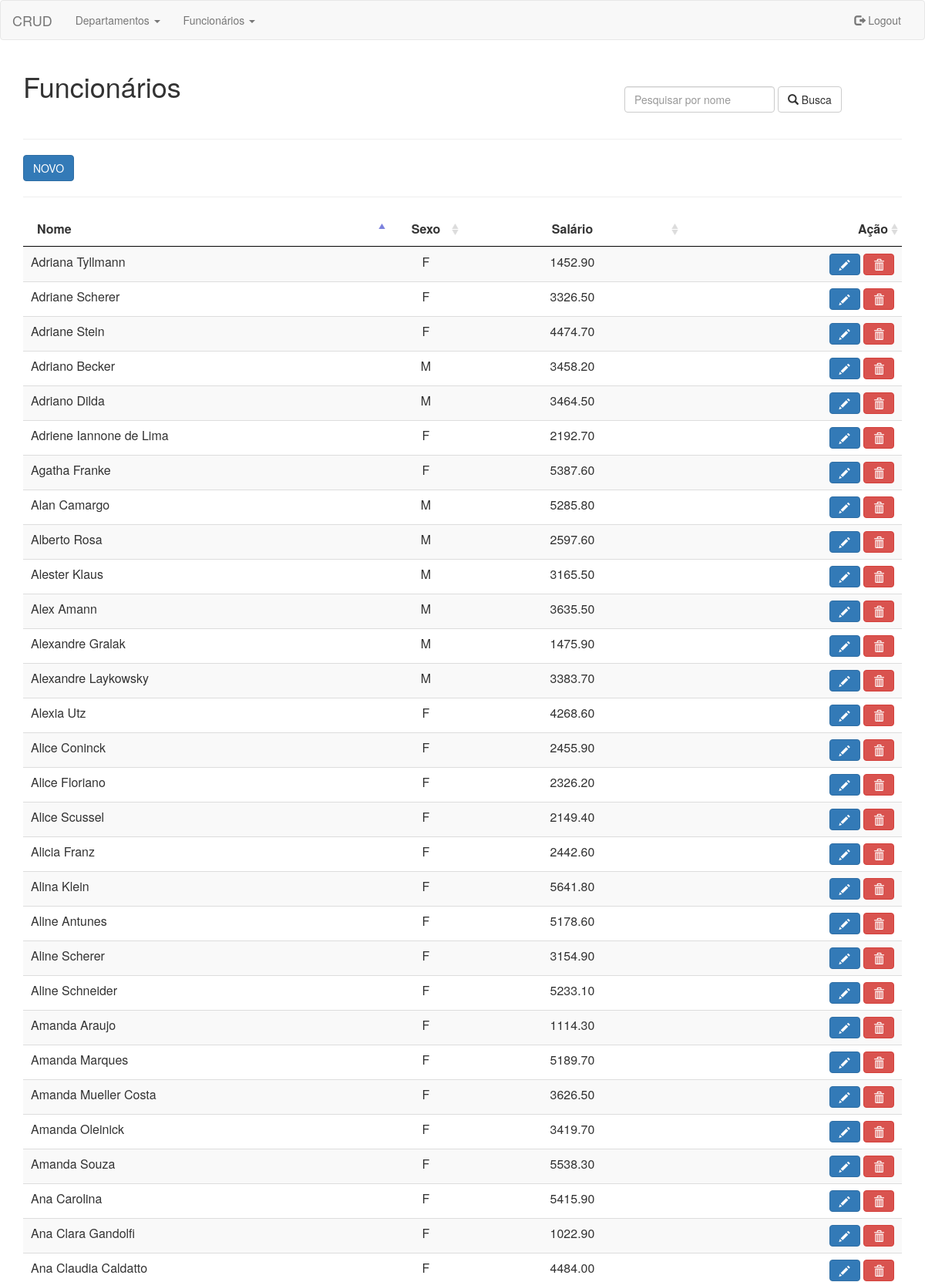
Page /listar-funcionarios.php (signed in, upper part) on the committed database.
### tables this page shows
CREATE TABLE IF NOT EXISTS funcionarios (
  id_funcionario INT UNSIGNED NOT NULL AUTO_INCREMENT,
  nome VARCHAR(45) NOT NULL,
  dt_nascimento DATE,
  dt_admissao DATETIME DEFAULT CURRENT_TIMESTAMP NOT NULL,
  sexo CHAR(1) NOT NULL,
  salario DECIMAL(8,2),
  id_departamento INT UNSIGNED NOT NULL,
  PRIMARY KEY (id_funcionario),
  CONSTRAINT fk_FUNCIONARIOS_DEPARTAMENTOS
    FOREIGN KEY (id_departamento)
    REFERENCES departamentos (id_departamento)
);

### listar-funcionarios.php (the view, shortened to what this page needs)
<?php
include('conecta.php');
if (isset($_GET['ordem'])) {
    $ordem = $_GET['ordem'];
} else {
    $ordem = 'ASC';
}
if (isset($_GET['busca'])) {
    $busca = $_GET['busca'];
    $sql_busca = "WHERE nome LIKE '$busca%'";
} else {
    $busca = '';
    $sql_busca = '';
}
$sql = $conexao->prepare("SELECT * FROM FUNCIONARIOS $sql_busca ORDER BY NOME $ordem");
$sql->execute();
$result = $sql->fetchAll();
?>
<html lang="en">
<head>
    <link rel="stylesheet" href="css/bootstrap.min.css">
    <link rel="stylesheet" href="css/fontawesome-all.min.css">
    <link rel="stylesheet" href="css/datatables.css">
</head>
<body>
<?php
include('menu.php');
?>
<div class="container">
    <div class="row">
        <div class="col-md-8">
            <h1>Funcionários</h1>
        </div>
        <div class="col-md-4">
        <form action="listar-funcionarios.php" method="GET" class="form-inline">
            <div class="form-group">
            <br>
            <br>
            <input type="text" name="busca" class="form-control" value="<?php echo $busca; ?>" placeholder="Pesquisar por nome">
            <button type="submit" class="btn btn-default">
                <i class="glyphicon glyphicon-search"></i> Busca</button>
            </div>
        </form>
    </div>
</div>
    <hr>
    <a href="form-funcionarios.php" class="btn btn-primary">NOVO</a>
    <hr>
    <table class="table table-striped" id="table-funcionarios">
        <thead>
            <tr>
                <th class="col-md-5">Nome</th>
                <th class="col-md-1 text-center">Sexo</th>
                <th class="col-md-3 text-center">Salário</th>
                <th class="col-md-3 text-right">Ação</th>
            </tr>
        </thead>
        <tbody>
            <?php
            foreach ($result as $r) {
            ?>
            <tr>
                <td><?php echo $r['nome']; ?></td>
                <td class="text-center"><?php echo $r['sexo']; ?></td>
                <td class="text-center"><?php echo $r['salario']; ?></td>
                <td class="text-right">
                    <a href="form-funcionarios.php?id_funcionario=<?php echo $r['id_funcionario']; ?>" class="btn btn-primary"><i class="glyphicon glyphicon-pencil"></i></a>
                    <a onclick="return confirm('Deseja realmente excluir?')" href="acao-funcionarios.php?acao=excluir&id_funcionario=<?php echo $r['id_funcionario'];?>" class="btn btn-danger"><i class="glyphicon glyphicon-trash"></i></a>
                </td>
            </tr>
            <?php
            }
            ?>
        </tbody>
    </table>
</div>
</body>
</html>

### menu.php (shortened to what this page needs)
<nav class="navbar navbar-default">
  <div class="container-fluid">
    <div class="navbar-header">
      <a class="navbar-brand" href="index.php">CRUD</a>
    </div>
    <div class="collapse navbar-collapse" id="bs-example-navbar-collapse-1">
      <ul class="nav navbar-nav">
        <li class="dropdown">
          <a href="#" class="dropdown-toggle" data-toggle="dropdown">Departamentos <span class="caret"></span></a>
        </li>
        <li class="dropdown">
          <a href="#" class="dropdown-toggle" data-toggle="dropdown">Funcionários <span class="caret"></span></a>
        </li>
      </ul>
      <ul class="nav navbar-nav navbar-right">
        <li><a href="logout.php"><i class="glyphicon glyphicon-log-out"></i> Logout</a></li>
      </ul>
    </div>
  </div>
</nav>

### css/datatables.css (style rules this page uses)
table.dataTable { width:100%;margin:0 auto;clear:both;border-collapse:separate;border-spacing:0 }
table.dataTable thead th,table.dataTable tfoot th { font-weight:bold }
table.dataTable thead th,table.dataTable thead td { padding:10px 18px;border-bottom:1px solid #111 }
table.dataTable thead .sorting,table.dataTable thead .sorting_asc,table.dataTable thead .sorting_desc,table.dataTable thead .sorting_asc_disabled,table.dataTable thead .sorting_desc_disabled { cursor:pointer;*cursor:hand;background-repeat:no-repeat;background-position:center right }
table.dataTable thead .sorting { background-image:url("../images/sort_both.png") }
table.dataTable thead .sorting_asc { background-image:url("../images/sort_asc.png") }
table.dataTable tbody tr { background-color:#ffffff }
table.dataTable tbody th,table.dataTable tbody td { padding:8px 10px }
table.dataTable.no-footer { border-bottom:1px solid #111 }
table.dataTable,table.dataTable th,table.dataTable td { box-sizing:content-box }

### rows in the picture
funcionarios: nome "Adriana Tyllmann", sexo "F", salario "1452.90"
funcionarios: nome "Adriane Scherer", sexo "F", salario "3326.50"
funcionarios: nome "Adriane Stein", sexo "F", salario "4474.70"
funcionarios: nome "Adriano Becker", sexo "M", salario "3458.20"
funcionarios: nome "Adriano Dilda", sexo "M", salario "3464.50"
funcionarios: nome "Adriene Iannone de Lima", sexo "F", salario "2192.70"
funcionarios: nome "Agatha Franke", sexo "F", salario "5387.60"
funcionarios: nome "Alan Camargo", sexo "M", salario "5285.80"
funcionarios: nome "Alberto Rosa", sexo "M", salario "2597.60"
funcionarios: nome "Alester Klaus", sexo "M", salario "3165.50"
funcionarios: nome "Alex Amann", sexo "M", salario "3635.50"
funcionarios: nome "Alexandre Gralak", sexo "M", salario "1475.90"
funcionarios: nome "Alexandre Laykowsky", sexo "M", salario "3383.70"
funcionarios: nome "Alexia Utz", sexo "F", salario "4268.60"
funcionarios: nome "Alice Coninck", sexo "F", salario "2455.90"
funcionarios: nome "Alice Floriano", sexo "F", salario "2326.20"
funcionarios: nome "Alice Scussel", sexo "F", salario "2149.40"
funcionarios: nome "Alicia Franz", sexo "F", salario "2442.60"
funcionarios: nome "Alina Klein", sexo "F", salario "5641.80"
funcionarios: nome "Aline Antunes", sexo "F", salario "5178.60"
funcionarios: nome "Aline Scherer", sexo "F", salario "3154.90"
funcionarios: nome "Aline Schneider", sexo "F", salario "5233.10"
funcionarios: nome "Amanda Araujo", sexo "F", salario "1114.30"
funcionarios: nome "Amanda Marques", sexo "F", salario "5189.70"
funcionarios: nome "Amanda Mueller Costa", sexo "F", salario "3626.50"
funcionarios: nome "Amanda Oleinick", sexo "F", salario "3419.70"
funcionarios: nome "Amanda Souza", sexo "F", salario "5538.30"
funcionarios: nome "Ana Carolina", sexo "F", salario "5415.90"
funcionarios: nome "Ana Clara Gandolfi", sexo "F", salario "1022.90"
funcionarios: nome "Ana Claudia Caldatto", sexo "F", salario "4484.00"
